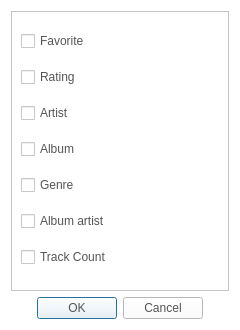
<?xml version="1.0" encoding="UTF-8"?>
<ui version="4.0">
 <class>SetCategoryColumnDialog</class>
 <widget class="QDialog" name="SetCategoryColumnDialog">
  <property name="geometry">
   <rect>
    <x>0</x>
    <y>0</y>
    <width>240</width>
    <height>330</height>
   </rect>
  </property>
  <property name="minimumSize">
   <size>
    <width>240</width>
    <height>330</height>
   </size>
  </property>
  <property name="windowTitle">
   <string>Select</string>
  </property>
  <property name="styleSheet">
   <string notr="true">QLabel
{
	color: rgb(84, 84, 84);
	font: 14pt &quot;Segoe UI&quot;;
}
QCheckBox
{
	color: rgb(84, 84, 84);
	font: 14pt &quot;Segoe UI&quot;;
}
QPushButton
{
	color: rgb(84, 84, 84);
	font: 14pt &quot;Segoe UI&quot;;
}
QWidget
{
	background-color: rgb(255, 255, 255);
}</string>
  </property>
  <layout class="QGridLayout" name="gridLayout">
   <item row="1" column="0">
    <widget class="QDialogButtonBox" name="buttonBox">
     <property name="orientation">
      <enum>Qt::Horizontal</enum>
     </property>
     <property name="standardButtons">
      <set>QDialogButtonBox::Cancel|QDialogButtonBox::Ok</set>
     </property>
     <property name="centerButtons">
      <bool>true</bool>
     </property>
    </widget>
   </item>
   <item row="0" column="0">
    <widget class="QFrame" name="frame">
     <property name="frameShape">
      <enum>QFrame::StyledPanel</enum>
     </property>
     <property name="frameShadow">
      <enum>QFrame::Raised</enum>
     </property>
     <layout class="QGridLayout" name="gridLayout_2">
      <item row="2" column="0">
       <widget class="QCheckBox" name="cbArtist">
        <property name="text">
         <string>Artist</string>
        </property>
       </widget>
      </item>
      <item row="5" column="0">
       <widget class="QCheckBox" name="cbAlbumArtist">
        <property name="text">
         <string>Album artist</string>
        </property>
       </widget>
      </item>
      <item row="6" column="0">
       <widget class="QCheckBox" name="cbTrackCount">
        <property name="text">
         <string>Track Count</string>
        </property>
       </widget>
      </item>
      <item row="0" column="0">
       <widget class="QCheckBox" name="cbFavorite">
        <property name="text">
         <string>Favorite</string>
        </property>
       </widget>
      </item>
      <item row="1" column="0">
       <widget class="QCheckBox" name="cbRating">
        <property name="text">
         <string>Rating</string>
        </property>
       </widget>
      </item>
      <item row="4" column="0">
       <widget class="QCheckBox" name="cbGenre">
        <property name="text">
         <string>Genre</string>
        </property>
       </widget>
      </item>
      <item row="3" column="0">
       <widget class="QCheckBox" name="cbAlbum">
        <property name="text">
         <string>Album</string>
        </property>
       </widget>
      </item>
     </layout>
    </widget>
   </item>
  </layout>
 </widget>
 <resources/>
 <connections>
  <connection>
   <sender>buttonBox</sender>
   <signal>accepted()</signal>
   <receiver>SetCategoryColumnDialog</receiver>
   <slot>accept()</slot>
   <hints>
    <hint type="sourcelabel">
     <x>248</x>
     <y>254</y>
    </hint>
    <hint type="destinationlabel">
     <x>157</x>
     <y>274</y>
    </hint>
   </hints>
  </connection>
  <connection>
   <sender>buttonBox</sender>
   <signal>rejected()</signal>
   <receiver>SetCategoryColumnDialog</receiver>
   <slot>reject()</slot>
   <hints>
    <hint type="sourcelabel">
     <x>316</x>
     <y>260</y>
    </hint>
    <hint type="destinationlabel">
     <x>286</x>
     <y>274</y>
    </hint>
   </hints>
  </connection>
 </connections>
</ui>
